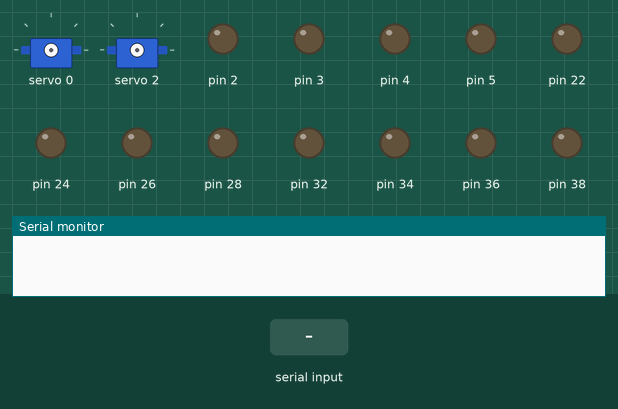
The sketch below on a simulated Arduino Mega 2560, built with avr-gcc and run on an emulated ATmega2560. Parts: 2 × servo, output pins drawn as LEDs (lit = HIGH), the last lines printed to the serial monitor. The test bench sets the inputs (shaded band).

Above: at 1.2 s.
1.3 s: "D," received over the second serial link
4.3 s: "K," received over the second serial link
At 6.6 s:
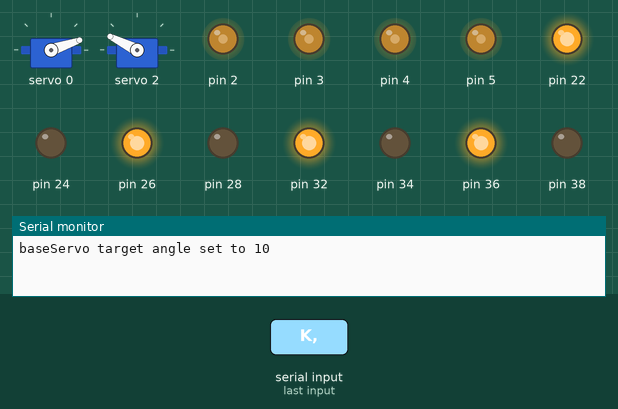
7.3 s: "K90," received over the second serial link
At 7.8 s:
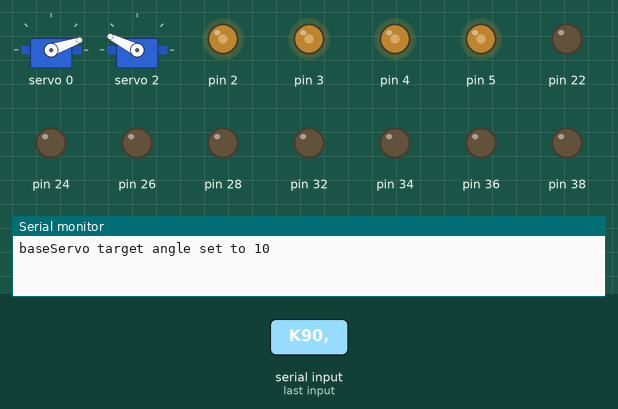
8.8 s: "K,45," received over the second serial link
At 10.1 s:
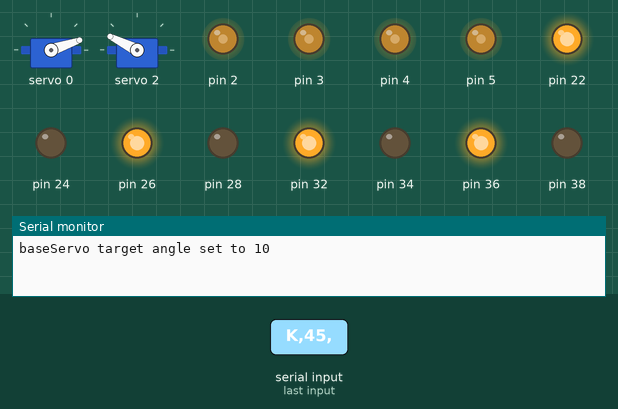
Timing chart, 0 to 11.3 s (numbered marks = the images above; inputs shaded):
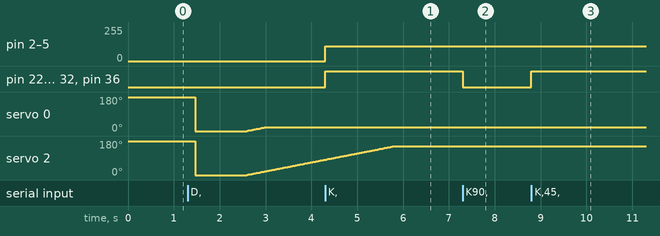

Measured:
- after the input at 4.3 s, pin 2–5: 0/255 → 112/255 at once; pin 22, pin 26, pin 32, pin 36: LOW → HIGH at once
- after the input at 7.3 s, pin 22, pin 26, pin 32, pin 36: HIGH → LOW at once
- after the input at 8.8 s, pin 22, pin 26, pin 32, pin 36: LOW → HIGH at once

The sketch:

ArduinoFirmware.ino
```cpp
#include <ArduinoJson.h>
#include <Adafruit_PWMServoDriver.h>
#include <Wire.h>

#include "ChassisControl.h"
#include "HBridgeDriver.h"
#include "SmallArm.h"
#include "BigArm.h"
#include "Joint.hpp"
#include "RobotControl.h"
#include "JointInfoStructs.hpp"

#define DEBUG
#define Debug Serial
#define Bluetooth Serial1
#define PiSerial Serial2

#define SERVO_FREQ 50


#define H1_ENA 5
#define H1_IN1 32
#define H1_IN2 34
#define H1_IN3 36
#define H1_IN4 38
#define H1_ENB 4


#define H2_ENA 3
#define H2_IN1 22
#define H2_IN2 24
#define H2_IN3 26
#define H2_IN4 28
#define H2_ENB 2

HBridgeDriver frontHbridge(H1_ENA,
                          H1_IN1,
                          H1_IN2,
                          H1_IN3,
                          H1_IN4,
                          H1_ENB);

HBridgeDriver backHBridge(H2_ENA,
                          H2_IN1,
                          H2_IN2,
                          H2_IN3,
                          H2_IN4,
                          H2_ENB);


Adafruit_PWMServoDriver pwmDriver1 = Adafruit_PWMServoDriver(0x40); // has default adress
Adafruit_PWMServoDriver pwmDriver2 = Adafruit_PWMServoDriver(0x41); // the address of the pwmdriver needs to be changed

// TODO make sure Rishan is happy with these pulse widths

// Initialse servo pulse info as: {minPulseWidth, maxPulseWidth}
JointPulseWidthInfo bigServo { 100, 500 };
JointPulseWidthInfo smallServo { 150, 450 };

// TODO find out correct starting angles, ROM and offsets
// Initialise angle info for each joint as
// {
//     Start angle,
//     Min legal angle, given in terms of the servos ROM, as opposed to the frame of refrence of the joint
//     Max legal angle,
//     Offset angle (to account for frame of referance + misalignments during assembly e.g. servo horn etc)
//     Invert the given angle. In case a servo is on backwards for example
// }

JointAngleInfo waistAngles {0, 0, 180, 10, true };
JointAngleInfo shoulderAngles { 0, 0, 180, 45 + 10, false };
JointAngleInfo elbowAngles { 0, 50, 180, 90 + 10, false };
JointAngleInfo pitchAngles { 0, 0, 180, 10, false };
JointAngleInfo rollAngles { 0, 0, 180, 0, true };
JointAngleInfo clawAngles { 0, 0, 180, 0, true };


JointAngleInfo baseAngles{30, 0, 90, 0, false};
JointAngleInfo bendAngles{90, 80, 180, 15, false};
JointAngleInfo smallClawAngles{105, 105, 180, 0, false};


Joint waist("waist", waistAngles, bigServo, 0, &pwmDriver2);  //big
Joint shoulder("shoulder", shoulderAngles, bigServo,  1, &pwmDriver1); // big
Joint elbow("elbow", elbowAngles, bigServo, 2, &pwmDriver1); // big
Joint pitch("pitch", pitchAngles, smallServo, 3, &pwmDriver1); // small
Joint roll("roll", rollAngles, smallServo, 4, &pwmDriver2); // small
Joint claw("claw", clawAngles, smallServo, 5, &pwmDriver1); // small

Joint baseServo("baseServo", baseAngles, smallServo, 0, &pwmDriver1); // big
Joint bendServo("bendServo", bendAngles, bigServo, 1, &pwmDriver2);
Joint smallClaw("smallClaw", smallClawAngles, smallServo, 2, &pwmDriver1);


BigArm bigArmControl(&waist,&shoulder,&elbow,&pitch,&roll,&claw);

SmallArm smallArmControl(&baseServo, &bendServo);

ChassisControl chassisControl(&frontHbridge,&backHBridge);

RobotControl robotControl(&bigArmControl, &smallArmControl, &chassisControl);

DynamicJsonDocument controlDataJson(1024);

// when reset is called is just setup called or is the entire - it powers on and off
void setup()
{
  Debug.begin(9600);
  PiSerial.begin(9600);

  Bluetooth.begin(9600);
  Bluetooth.setTimeout(1000);

  pwmDriver1.begin();
  pwmDriver1.setPWMFreq(SERVO_FREQ);

  pwmDriver2.begin();
  pwmDriver2.setPWMFreq(SERVO_FREQ);

//  bigArmControl.begin();
  chassisControl.begin();
}

void loop()
{
  if (Bluetooth.available())
  {
    // Expecting a comma seperated list of coords: W10,S50,E120 etc
    String inputSerial = Bluetooth.readStringUntil(',');
    char actuatorID = inputSerial[0];
    int givenValue = inputSerial.substring(1).toInt();

    // Serial.print(actuatorID);
    // Serial.println(givenValue);

    if (actuatorID == 'D')
    {
      if (givenValue == 0) {
        Serial.println(baseServo.setTargetAngle(10));
        smallClaw.setTargetAngle(180);
      }
      if (givenValue == 1) {
        Serial.println(baseServo.setTargetAngle(50));
        smallClaw.setTargetAngle(90);
      }
    }
    else if (actuatorID == 'K')
    {
      if (givenValue == 0) chassisControl.Forward();
      else if (givenValue == 1) chassisControl.Backward();
      else if (givenValue == 2) chassisControl.Left();
      else if (givenValue == 3) chassisControl.Right();
      else if (givenValue == 4) chassisControl.RotateRight();
      else if (givenValue == 5) chassisControl.RotateLeft();
      else chassisControl.Stop();
    }
    // else Serial.println("Invalid joint");
  }
  baseServo.incrementPosition();
  smallClaw.incrementPosition();
}

bool isDeserializeJsonStringSuccessful()
{
  DeserializationError deserializationError;

    if (Bluetooth.available() > 0)
    {
        deserializationError = deserializeJson(controlDataJson, Bluetooth);
        if (deserializationError)
        {
          Debug.print(F("deserializeJson() failed: "));
          Debug.println(deserializationError.f_str());
          // if the data is not deserialise what happens ??? Old data?
          // see what deserializeJson does ?? nothing?
          return false;
        }
        return true;
    }
  return false;
}
```

AngleTransformer.cpp
```cpp
#include <Arduino.h>
#include "JointInfoStructs.hpp"
#include "AngleTransformer.hpp"

AngleTransformer::AngleTransformer(JointAngleInfo givenAngleInfo) :
    minLegalAngle(givenAngleInfo.minLegalAngle),
    maxLegalAngle(givenAngleInfo.maxLegalAngle),
    offset(givenAngleInfo.offset),
    isInverted(givenAngleInfo.isInverted)
{
}

uint16_t AngleTransformer::transfromAngle(uint16_t angle)
{
    if (isInverted)
    {
        angle = invertAngle(angle);
    }
    return boundAngle(applyOffset(angle));
}

uint16_t AngleTransformer::applyOffset(uint16_t angle)
{
    return angle + offset;
}

uint16_t AngleTransformer::boundAngle(uint16_t angle)
{
    if (angle < minLegalAngle) return minLegalAngle;
    else if (angle > maxLegalAngle) return maxLegalAngle;
    else return angle;
}

uint16_t AngleTransformer::invertAngle(uint16_t angle)
{
    return 180 - angle;
}
```

AngleTransformer.hpp
```cpp
#include "JointInfoStructs.hpp"

#ifndef ANGLE_TRANSFORMER
#define ANGLE_TRANSFORMER

class AngleTransformer
{
public:
    AngleTransformer(JointAngleInfo givenAngleInfo);
    uint16_t transfromAngle(uint16_t angle);
private:
    const uint8_t minLegalAngle;
    const uint8_t maxLegalAngle;
    const int16_t offset;
    const bool isInverted;

    uint16_t  applyOffset(uint16_t angle);
    uint16_t boundAngle(uint16_t angle);
    uint16_t invertAngle(uint16_t angle);
};

#endif
```

BigArm.cpp
```cpp
#include "BigArm.h"

BigArm::BigArm(Joint* waist,
            Joint* shoulder,
            Joint* elbow,
            Joint* pitch,
            Joint* roll,
            Joint* claw) : _waist(waist),
                            _shoulder(shoulder),
                            _elbow(elbow),
                            _pitch(pitch),
                            _roll(roll),
                            _claw(claw)

{
    /// bit confusing that we are using different names ...
}

BigArm::~BigArm()
{
}

void BigArm::setJointsTargetAngles(int bigArmWristFlexor, int bigArmClaw, int bigArmWristRotator, int bigArmElbow, int bigArmShoulder)
{
    _waist->setTargetAngle(0);
    _shoulder->setTargetAngle(bigArmShoulder);
    _elbow->setTargetAngle(bigArmElbow);
    _pitch->setTargetAngle(bigArmWristFlexor); // not sure about the names!!!
    _roll->setTargetAngle(bigArmWristRotator);
    _claw->setTargetAngle(bigArmClaw);

}

void BigArm::doJointsMovement()
{
    _waist->incrementPosition();
    _shoulder->incrementPosition();
    _elbow->incrementPosition();
    _pitch->incrementPosition(); // not sure about the names!!!
    _roll->incrementPosition();
    _claw->incrementPosition();
}
```

BigArm.h
```cpp
#pragma once

#include "Joint.hpp"

class BigArm
{
private:
    /* data */
public:
    BigArm( Joint* waist,
            Joint* shoulder,
            Joint* elbow,
            Joint* pitch,
            Joint* roll,
            Joint* claw);

    ~BigArm();


    Joint* _waist;
    Joint* _shoulder;
    Joint* _elbow;
    Joint* _pitch;
    Joint* _roll;
    Joint* _claw;

    void setJointsTargetAngles(int bigArmWristFlexor, int bigArmClaw, int bigArmWristRotator, int bigArmElbow, int bigArmShoulder);

    void doJointsMovement();
};
```

ChassisControl.cpp
```cpp
#include "ChassisControl.h"

ChassisControl::ChassisControl(HBridgeDriver* frontHbridge,HBridgeDriver* backHBridge)
{
    _FrontHbridge = frontHbridge;
    _BackHBridge = backHBridge;
}

ChassisControl::~ChassisControl()
{
}

void ChassisControl::begin()
{
    _FrontHbridge->begin();
    _BackHBridge->begin();
}

/*
* Unit test: https://www.arduino.cc/reference/en/language/functions/digital-io/digitalread/
*/

void ChassisControl::Forward()
{
    _FrontHbridge->moveForward();
    _BackHBridge->moveForward();
}

void ChassisControl::Backward()
{
    _FrontHbridge->moveBackward();
    _BackHBridge->moveBackward();
}

void ChassisControl::Left()
{
    _FrontHbridge->turnLeft();
    _BackHBridge->turnRight();
}

void ChassisControl::Right()
{
    _FrontHbridge->turnRight();
    _BackHBridge->turnLeft();
}

void ChassisControl::RotateLeft()
{
     _FrontHbridge->turnRight();
      _BackHBridge->turnRight();
}

void ChassisControl::RotateRight()
{
     _FrontHbridge->turnLeft();
     _BackHBridge->turnLeft();
}

void ChassisControl::Stop()
{
    _FrontHbridge->stop();
    _BackHBridge->stop();
}
```

ChassisControl.h
```cpp
#pragma once

#include "HBridgeDriver.h"

class ChassisControl
{

public:
    ChassisControl(HBridgeDriver* FrontHbridge,HBridgeDriver* BackHBridge);

    ~ChassisControl();

    void begin();

    void Forward();
    void Backward();
    void Left();
    void Right();
    void RotateRight();
    void RotateLeft();
    void Stop();

private:

    HBridgeDriver* _FrontHbridge;
    HBridgeDriver* _BackHBridge;
};
```

Joint.cpp
```cpp
#include <Adafruit_PWMServoDriver.h>
#include <Arduino.h>
#include "Joint.hpp"
#include "JointInfoStructs.hpp"

#define PULSE_ON 15
#define INCREMENT_DELAY_USECS 10000

Joint::Joint(String name, JointAngleInfo givenAngleInfo, JointPulseWidthInfo givenPulseWidthInfo, uint8_t channel, Adafruit_PWMServoDriver *pwmObject) :
    jointName(name),
    angleTransformer(givenAngleInfo),
    currentPulseWidth(calculatePulseWidth(givenAngleInfo.startAngle)),
    targetPulseWidth(calculatePulseWidth(givenAngleInfo.startAngle)),
    minPulseWidth(givenPulseWidthInfo.minPulseWidth),
    maxPulseWidth(givenPulseWidthInfo.maxPulseWidth),
    jointChannel(channel),
    pwm(pwmObject)
{
}

String Joint::setTargetAngle(int givenAngle)
{
    targetPulseWidth = calculatePulseWidth(givenAngle);
    return "\n" + jointName + " target angle set to " + String(givenAngle);
}

void Joint::incrementPosition()
{
    if (isTimeToMove() && (currentPulseWidth != targetPulseWidth))
    {
        if (currentPulseWidth < targetPulseWidth) ++currentPulseWidth;
        if (currentPulseWidth > targetPulseWidth) --currentPulseWidth;
        pwm->setPWM(jointChannel, PULSE_ON, currentPulseWidth);
    }
}

int Joint::calculatePulseWidth(uint16_t angle)
{
    return map(angleTransformer.transfromAngle(angle), 0, 180, minPulseWidth, maxPulseWidth);
}

bool Joint::isTimeToMove()
{
    unsigned long currentTime = micros(); // Be careful, this will overflow after 70 mins
    if (currentTime - previousTimeJointWasIncremented > INCREMENT_DELAY_USECS)
    {
        previousTimeJointWasIncremented = currentTime;
        return true;
    }
    return false;
}

/*
 NOT IMPLEMENTED IN THE BEST POSSIBLE WAY :/
 THESE METHODs should only receive a max_angle value
 and increment/decrement the angle whilst button is pressed (so no target pulse_widtho)
*/

void Joint::increaseAngle()
{
    if (currentPulseWidth < maxPulseWidth) {
        ++currentPulseWidth;
        pwm->setPWM(jointChannel, PULSE_ON, currentPulseWidth);
        delay(INCREMENT_DELAY_USECS);
    }
}

void Joint::decreaseAngle()
{
    if (currentPulseWidth > minPulseWidth) {
        --currentPulseWidth;
        pwm->setPWM(jointChannel, PULSE_ON, currentPulseWidth);
        delay(INCREMENT_DELAY_USECS);
    }
}
```

Joint.hpp
```cpp
#include <Adafruit_PWMServoDriver.h>
#include <Arduino.h>
#include <Wire.h>
#include "JointInfoStructs.hpp"
#include "AngleTransformer.hpp"

#ifndef JOINT
#define JOINT

class Joint
{
private:
    String jointName;
    AngleTransformer angleTransformer;
    uint16_t currentPulseWidth;
    uint16_t targetPulseWidth;
    const uint16_t minPulseWidth;
    const uint16_t maxPulseWidth;
    const uint16_t jointChannel;
    Adafruit_PWMServoDriver* pwm;
    unsigned long previousTimeJointWasIncremented = 0;

    int calculatePulseWidth(uint16_t angle);
    bool isTimeToMove();
public:
    Joint(String name, JointAngleInfo angleInfo, JointPulseWidthInfo pulseWidthInfo, uint8_t channel, Adafruit_PWMServoDriver* pwmObject);
    String setTargetAngle(int givenAngle);
    void incrementPosition();
    void increaseAngle();
    void decreaseAngle();
};

#endif
```

JointInfoStructs.hpp
```cpp
#include <Arduino.h>

#ifndef JOINT_INFO_STRUCTS
#define JOINT_INFO_STRUCTS

struct JointAngleInfo
{
    const uint8_t startAngle;
    const uint8_t minLegalAngle;
    const uint8_t maxLegalAngle;
    const int16_t offset;
    const bool isInverted;
};

struct JointPulseWidthInfo
{
    uint16_t minPulseWidth;
    uint16_t maxPulseWidth;
};

#endif
```

RobotControl.cpp
```cpp
// class that takes care of handling smallArm, bigArm and chassisControl object movements
// has a function that returns which movement should be actuated
#include <ArduinoJson.h>

#include "BigArm.h"
#include "SmallArm.h"
#include "ChassisControl.h"
#include "RobotControl.h"

/*
How to prioritise between the different movements???
What if more than one is pressed simulatenously - I guess we need to do some brain storming
*/


RobotControl::RobotControl(BigArm* bigArmControl, SmallArm* smallArmControl, ChassisControl* chassisControl)
{
    bigArm = bigArmControl;
    smallArm = smallArmControl;
    chassis = chassisControl;
}

// parse the data into the three different possible robot functionalities
void RobotControl::handleControl(DynamicJsonDocument jsonData) // I dont think its a json string - its a DynamicJsonDocument - this where its trickey because the library is installed in arduino
{
    // be able to handle if no data is sent

    // 1. Parse the data
    parseData(jsonData);

    // 2. Actuate the different parts
    handleBigArmData();
    handleChassisData();
    handleSmallArmData();
}

    // parses the data
void RobotControl::parseData(DynamicJsonDocument jsonData)
{
    bigArmWristFlexor = jsonData["bigArmWristFlexor"].as<int>();
    bigArmClaw = jsonData["bigArmClaw"].as<int>();
    bigArmWristRotator = jsonData["bigArmWristRotator"].as<int>();
    bigArmElbow = jsonData["bigArmElbow"].as<int>();
    bigArmShoulder = jsonData["bigArmShoulder"].as<int>();
    chassisDirection = jsonData["chassisDirection"].as<int>();
    smallArmDirection = jsonData["smallArmVerticalDirection"].as<int>();
}

void RobotControl::handleChassisData()
{
    // if chassis direction
    if(static_cast<int>(ChassisDirection::FORWARD) == chassisDirection)
    {
        chassis->Forward();
    }
    else if(static_cast<int>(ChassisDirection::BACKWARD) == chassisDirection)
    {
        chassis->Backward();
    }
    else if(static_cast<int>(ChassisDirection::LEFT) == chassisDirection)
    {
        chassis->Left();
    }
    else if(static_cast<int>(ChassisDirection::RIGHT) == chassisDirection)
    {
        chassis->Right();
    }
    else if(static_cast<int>(ChassisDirection::ROTATE_RIGHT) == chassisDirection)
    {
        chassis->RotateRight();
    }
    else if(static_cast<int>(ChassisDirection::ROTATE_LEFT) == chassisDirection)
    {
        chassis->RotateLeft();
    }
    else if(static_cast<int>(ChassisDirection::STOP) == chassisDirection)
    {
        chassis->Stop();
    }
    else
    {
        Serial.println("Nothing");
    }
}

void RobotControl::handleSmallArmData()
{
    if (static_cast<int>(SmallArmData::UP) == smallArmDirection)
    {
        smallArm->UP();
    }
    else if (static_cast<int>(SmallArmData::DOWN) == smallArmDirection)
    {
        smallArm->DOWN();
    }
}

void RobotControl::handleBigArmData()
{
    // set the angles for each of the Joints
    bigArm->setJointsTargetAngles(bigArmWristFlexor, bigArmClaw, bigArmWristRotator, bigArmElbow, bigArmShoulder);

    // increment each servo to their angles
    bigArm->doJointsMovement();
}
```

RobotControl.h
```cpp
// Robot control library
#pragma once

#include "BigArm.h"
#include "SmallArm.h"
#include "ChassisControl.h"

enum class ChassisDirection
{
    FORWARD = 0,
    BACKWARD,
    LEFT,
    RIGHT,
    ROTATE_RIGHT,
    ROTATE_LEFT,
    STOP
};

enum class SmallArmData
{
    UP = 0,
    DOWN
};

class RobotControl
{
    public:
        RobotControl(BigArm* bigArmControl, SmallArm* smallArmControl, ChassisControl* chassisControl);

        void handleControl(DynamicJsonDocument jsonData);

    private:
        int bigArmWristFlexor;
        int bigArmClaw;
        int bigArmWristRotator;
        int bigArmElbow;
        int bigArmShoulder;
        int chassisDirection;
        int smallArmDirection;

        BigArm* bigArm;
        SmallArm* smallArm;
        ChassisControl* chassis;


        void parseData(DynamicJsonDocument jsonData);
        void handleChassisData();
        void handleSmallArmData();
        void handleBigArmData();
};
```

SmallArm.cpp
```cpp
#include "SmallArm.h"


SmallArm::SmallArm(Joint* baseServo, Joint* bendServo)
{
    _baseServo = baseServo;
    _bendServo = bendServo;
}

SmallArm::~SmallArm()
{
}

void SmallArm::UP()
{
    _bendServo->setTargetAngle(20);
}

void SmallArm::DOWN()
{
    _bendServo->setTargetAngle(0);
}
```

SmallArm.h
```cpp
#pragma once

#include "HBridgeDriver.h"
#include "Joint.hpp"

class SmallArm
{

public:
    SmallArm(Joint* baseServo, Joint* bendServo);

    ~SmallArm();

    Joint* _baseServo;
    Joint* _bendServo;

    void UP();
    void DOWN();

};
```

Source omitted: HBridgeDriver.cpp (1797 bytes), HBridgeDriver.h (455 bytes)
